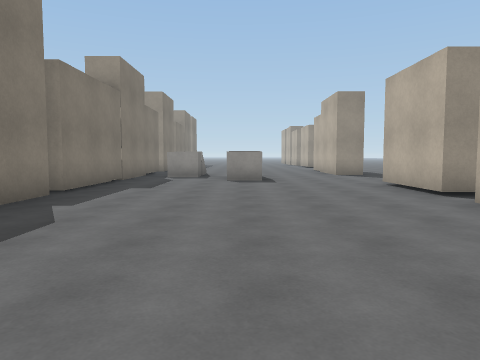
view 1 (above)

18 first-person views from a walk through a Unity game level. The camera is 1.4 m above the floor, tilts 4° down and sees 70° across. The floor is counted in squares, 2 m on a side. Each view is taken from the middle of a square. On the plan, view 1 faces up. The plan holds only what a view shows up to about 11 squares ahead; the rest is blank. The place goes on beyond the plan. The player is left out. Surface patterns are stand-ins for the level's own textures.

view 2
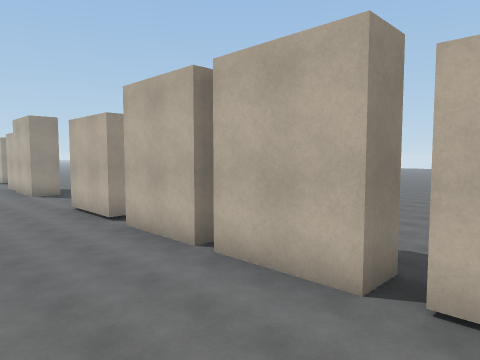

view 3
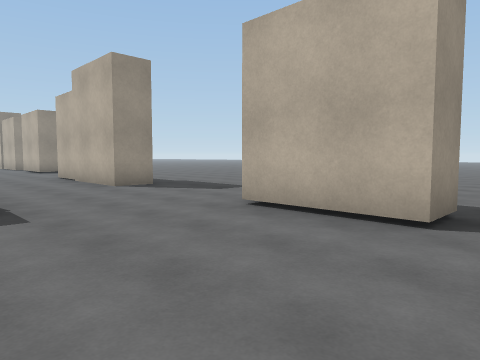

view 4
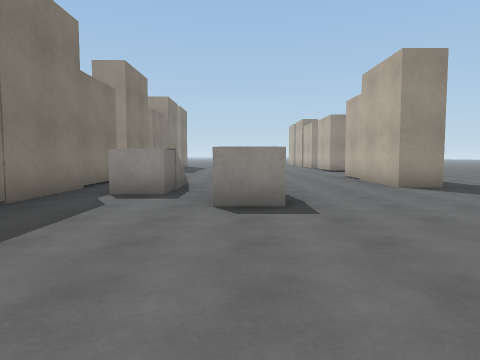

view 5
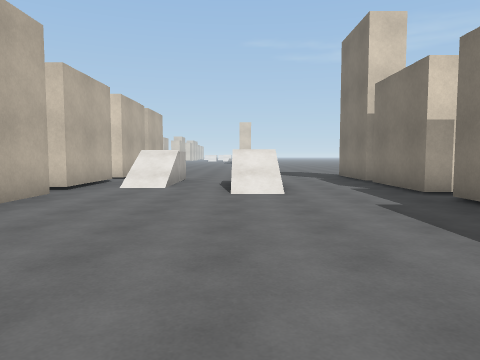

view 6
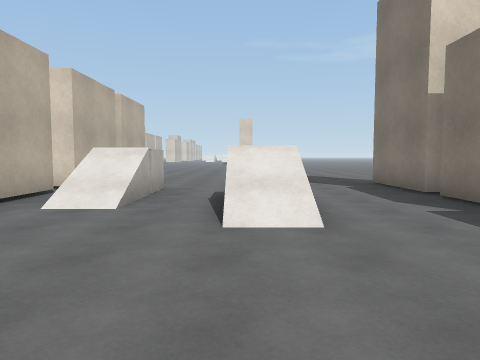

view 7
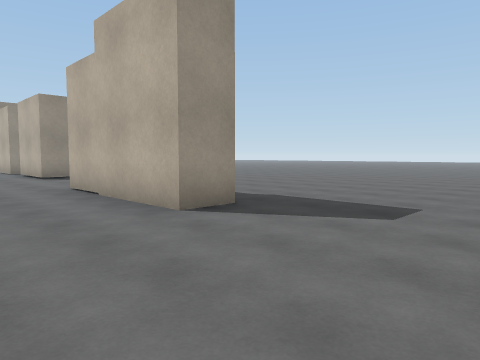

view 8
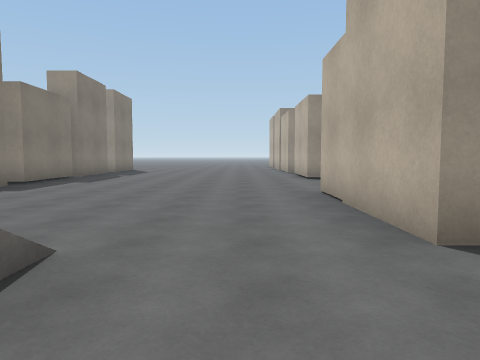

view 9
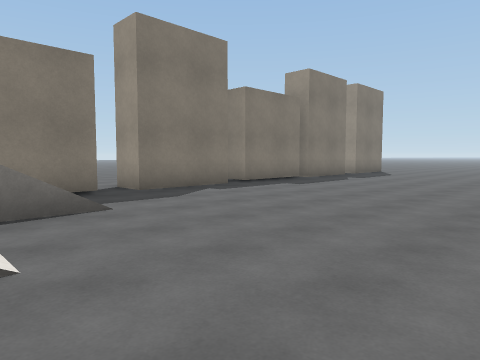

view 10
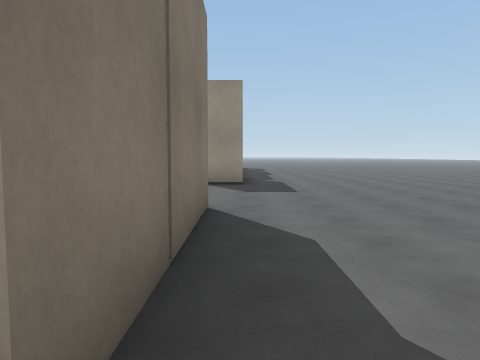

view 11
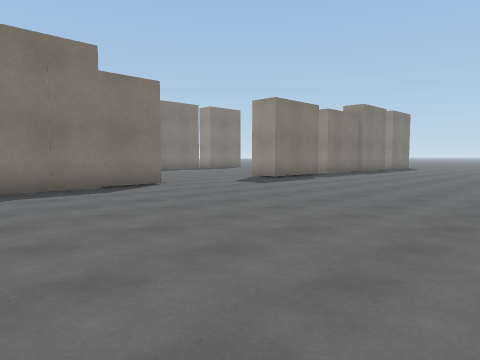

view 12
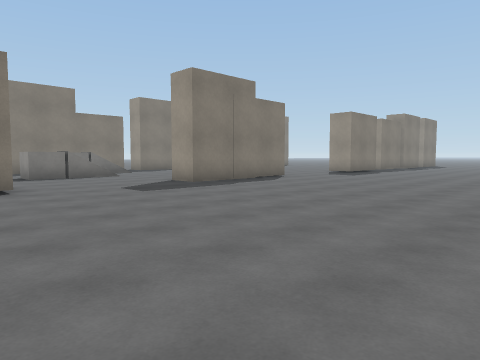

view 13
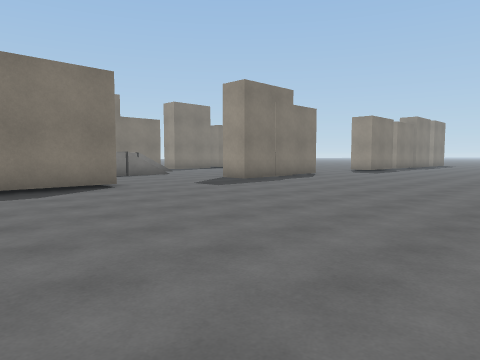

view 14
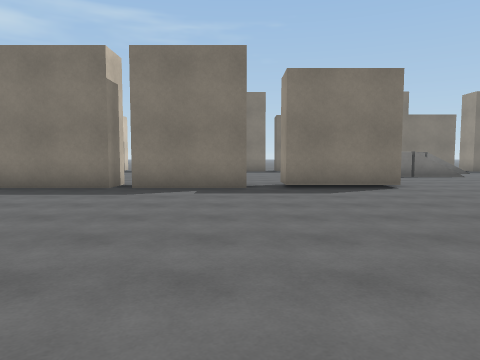

view 15
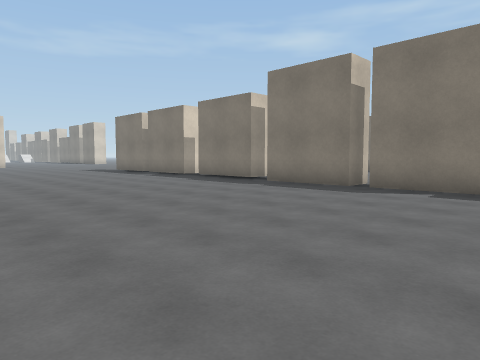

view 16
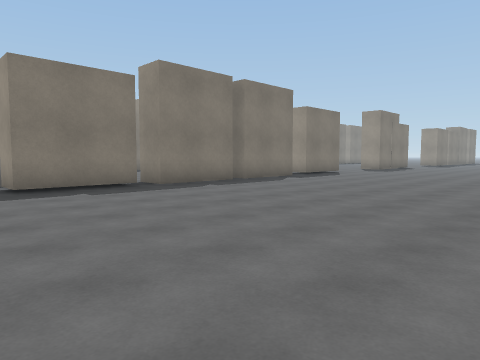

view 17
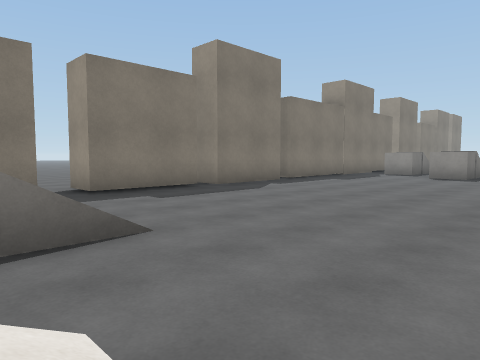

view 18
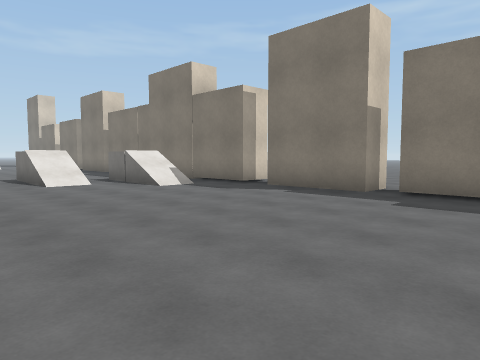

### Floor plan
Key: @ floor where view 1 was taken; # wall or solid block; x gap in a wall; . floor; / step, stairs or slope; ^ raised ledge.
Columns run from 7 left of view 1 to 12 right of it. Each row starts with its distance up from view 1.
 21    #.......##......
 20    #...............
 19    #...............
 18  ..#...............
 17 ...#...............
 16 ...#.......#.......
 15   .........#........
 14    #./.....#........
 13    #./.....#........
 12    #.^./............
 11    #.../............
 10    #...#............
  9    #................
  8    #.......#........
  7    #.......#........
  6    #.......x........
  5    #.......#........
  4    #.......#........
  3    #.......#........
  2    #.......#........
  1  ..#.......#........
  0  ......@...#.......
 -1    #..//...#.......
 -2    #..//./.#........
 -3    ...//./.#........
 -4    #.....# .........
 -5    #.. ... #   .....

Where each view was taken, in squares from view 1:
view 1: 0 up, 0 right, facing up
view 2: 2 down, 0 right, facing up-right
view 3: 5 up, 0 right, facing up-right
view 4: 5 up, 0 right, facing up
view 5: 6 up, 0 right, facing down
view 6: 3 up, 0 right, facing down
view 7: 9 up, 1 right, facing up-right
view 8: 10 up, 2 right, facing up
view 9: 12 up, 3 right, facing up-left
view 10: 12 up, 5 right, facing up
view 11: 12 up, 12 right, facing up-left
view 12: 7 up, 12 right, facing up-left
view 13: 5 up, 12 right, facing up-left
view 14: 5 up, 12 right, facing left
view 15: 6 up, 12 right, facing down-left
view 16: 5 down, 12 right, facing up-left
view 17: 2 down, 3 right, facing up-left
view 18: 21 up, 3 right, facing down-left
